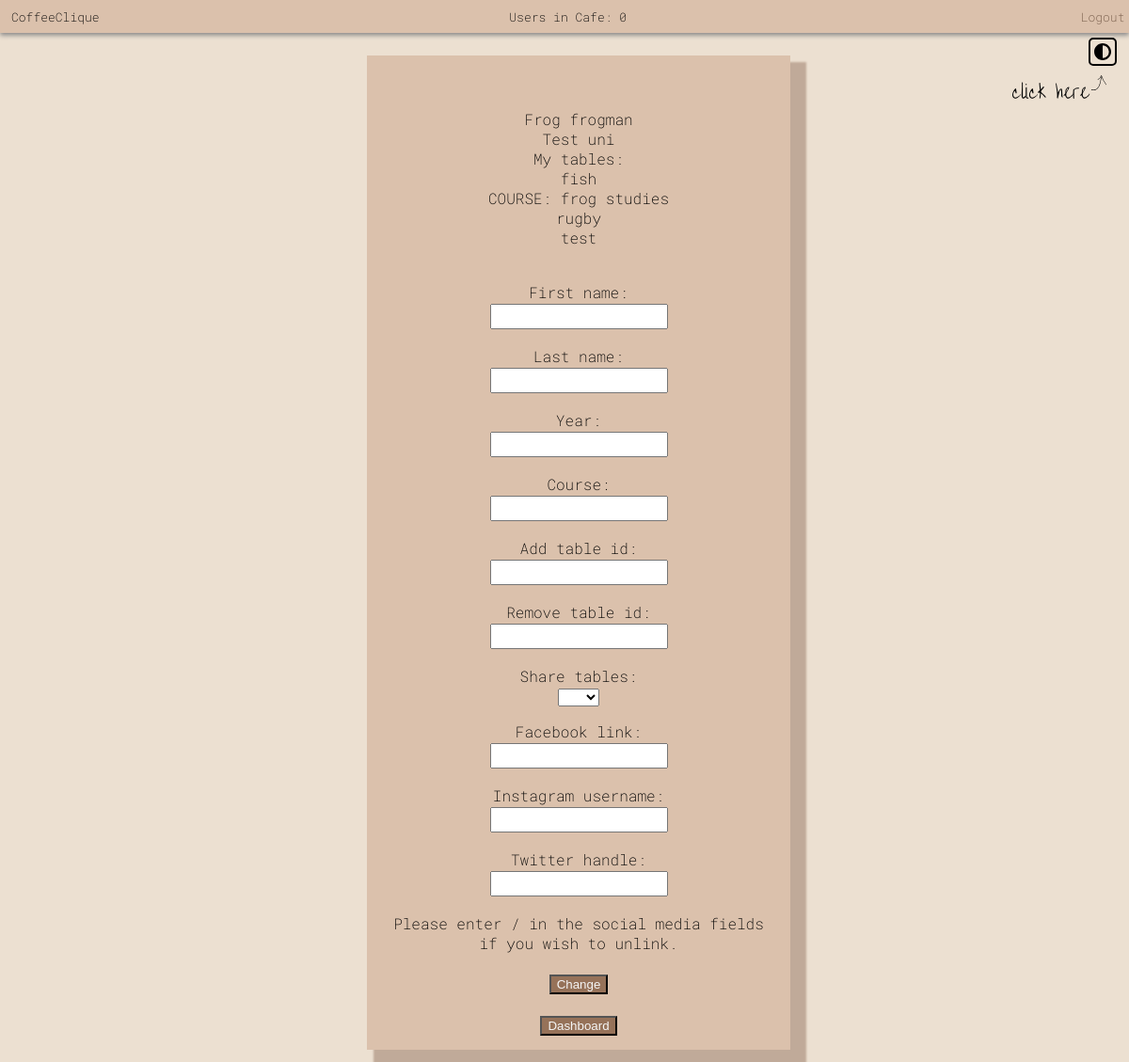
Page /dashboard/edit_info (signed in) on the committed database.
### app/models.py (models this page shows, shortened)
class CoffeeUser(AbstractBaseUser):
    AVAILABLE_UNIS = (
        ("University of Exeter", "University of Exeter"),
        ("Test uni", "Test uni")
    )
    email = models.EmailField(verbose_name="email", unique=True)
    date_joined = models.DateTimeField(verbose_name="date_joined",
                                       auto_now_add=True)
    last_login = models.DateTimeField(verbose_name="last_login", auto_now=True)
    is_admin = models.BooleanField(default=False)
    is_active = models.BooleanField(default=True)
    is_staff = models.BooleanField(default=False)
    is_superuser = models.BooleanField(default=False)
    first_name = models.CharField(max_length=50)
    last_name = models.CharField(max_length=50)
    university = models.CharField(max_length=50, choices=AVAILABLE_UNIS)
    year = models.PositiveIntegerField(null=True, blank=True)
    course = models.CharField(max_length=50, blank=True)
    cafe_table_ids = models.ManyToManyField(CafeTable, blank=True)
    points = models.PositiveIntegerField(default=0)
    studying_until = models.DateTimeField(null=True, blank=True)
    share_tables = models.BooleanField(default=True)
    tasks_set_today = models.PositiveIntegerField(default=0)
    next_possible_set = models.DateField(null=True, blank=True)
    student_tasks_completed = models.PositiveIntegerField(default=0)
    next_possible_complete = models.DateField(null=True, blank=True)
    facebook = models.CharField(max_length=255, null=True, blank=True)
    twitter = models.CharField(max_length=255, null=True, blank=True)
    instagram = models.CharField(max_length=255, null=True, blank=True)
    USERNAME_FIELD = "email"  # users log in using their email
    REQUIRED_FIELDS = ["first_name", "last_name", "university", "is_staff"]
    objects = CoffeeUserManager()

### app/views.py (the view, shortened to what this page needs)
# urls.py: path('dashboard/edit_info', views.edit_info, name='edit_info'),
@login_required(login_url='/')
def edit_info(request):
    user = request.user
    if user.is_staff:
        form = CUserEditFormStaff()
    else:
        form = CUserEditForm()
    tables = user.cafe_table_ids.values_list('table_id', flat=True)
    context = {
        'user': user,
        'form': form,
        'tables': tables,
        'num_users': get_number_current_users()
    }
    return render(request, "edit_info.html", context)

### app/forms.py
class CUserEditForm(forms.Form):
    first_name = forms.CharField(max_length=50, required=False)
    last_name = forms.CharField(required=False)
    year = forms.IntegerField(required=False)
    course = forms.CharField(max_length=50, required=False)
    add_table_id = forms.CharField(max_length=50, required=False)
    remove_table_id = forms.CharField(max_length=50, required=False)
    share_tables = forms.CharField(required=False,
                                   widget=forms.Select(
                                       choices=(('', ''), ('Yes', 'Yes'),
                                                ('No', 'No'))))
    facebook_link = forms.CharField(max_length=255, required=False)
    instagram_username = forms.CharField(max_length=200, required=False)
    twitter_handle = forms.CharField(max_length=200, required=False)

### app/views.py (called while the page is built)
def get_number_current_users():
    active_sessions = Session.objects.filter(expire_date__gte=timezone.now())
    active = 0
    for session in active_sessions:
        data = session.get_decoded()
        if data != {}:
            active += 1
    return active

### app/templates/edit_info.html (shortened to what this page needs)
<!DOCTYPE html>
<html lang="en">
<head>
  {% load static %}
  <link rel="stylesheet" type="text/css" href="{% static 'css/basic.css' %}"></link>
  <link rel="stylesheet" type="text/css" href="{% static 'css/forms.css' %}"></link>
</head>
<body>
  {% load static %}
  <div class="top_bar">
    <h6 class="app_name">CoffeeClique</h6>
    <h6 class="user_count">Users in Cafe: {{ num_users }}</h6>
    <a class="logout" href="{% url 'logout' %}">Logout</a>
  </div>
  <div class="main">
  <br><br>
  {{ user.first_name }} {{ user.last_name }} <br>
  {{ user.university }} <br>
  {% if user.is_staff is not True %}
  My tables: <br>
  {% for table_name in tables %}
  {{ table_name }} <br>
  {% endfor %}
<br>
{% endif %}
  <form method="post">
    {% for field in form %}
      <p>
        {{field.label_tag}}<br>
        {{field}}
      </p>
    {% endfor %}
    {% if user.is_staff is not True %}
    Please enter / in the social media fields if you wish to unlink.<br><br>
    {% endif %}
    <button type="submit"> Change </button>
  </form><br>
  <button onclick="document.location='/dashboard'" id="dashboard">Dashboard</button>
  <button id="dark-mode-toggle" class="dark-mode-toggle">
    <svg width="100%" xmlns="http://www.w3.org/2000/svg" viewBox="0 0 496 496"><path fill="currentColor" d="M8,256C8,393,119,504,256,504S504,393,504,256,393,8,256,8,8,119,8,256ZM256,440V72a184,184,0,0,1,0,368Z" transform="translate(-8 -8)"/></svg>
  </button>
  <div class="click-here">
  </div>
</div>
</body>
</html>

### app/static/css/basic.css (style rules this page uses)
body { background-color: #ece0d1; margin: 0%; font-family: 'Inter', sans-serif; }
.dark-mode-toggle { position: absolute; z-index: 100; top: 3em; right: 1em; color: var(--foreground); border: 2px solid currentColor; padding: 4px; background: transparent; cursor: pointer; border-radius: 5px; width: 30px; height: 30px; }
.click-here { width: 100px; right: 1.5em; position: absolute; top: 5em; }
.top_bar { background-color: #dbc1ac; box-shadow: 0px 2.5px 5px #888888; padding-left: 1%; }
.app_name { margin: 0; padding-top: 9px; padding-bottom: 8px; font-size: small; font-weight:lighter; display: inline-block; width: 32%; }
.user_count { margin: 0; padding-top: 9px; padding-bottom: 8px; font-size: small; font-weight:lighter; width: 34%; display: inline-block; text-align: center; }
.logout { display: inline-block; width: 32%; text-align: right; font-size: small; }
a:link { color: #705644; background-color: transparent; text-decoration: none; }

### app/static/css/forms.css (style rules this page uses)
body { background-color: #ece0d1; margin: 0%; font-family: 'myfont1', sans-serif; }
.top_bar { background-color: #dbc1ac; box-shadow: 0px 2.5px 5px #888888; padding-left: 1%; }
.app_name { margin-block-start: 0px; margin-block-end: 0px; padding-top: 9px; padding-bottom: 8px; font-size: small; font-weight:lighter; }
.main { background-color: #dbc1ac; text-align: center; width: 35%; margin-top: 2%; margin-bottom: 2%; margin-left: 32.5%; padding: 15px; box-shadow: 12px 12px 2px 5px rgb(192, 170, 153, 1); }
input { margin: 2px; padding: 4px; }
button { background-color: #967259; color: whitesmoke; }

### rows in the picture
CoffeeUser: first_name "Frog", last_name "frogman", university "Test uni"

### other values in the picture
{{ num_users }} "0"
{{ table_name }} "fish" "COURSE: frog studies" "rugby" "test"
{{ field.label_tag }} "First name:" "Last name:" "Year:" "Course:" "Add table id:" "Remove table id:" "Share tables:" "Facebook link:" "Instagram username:" "Twitter handle:"
